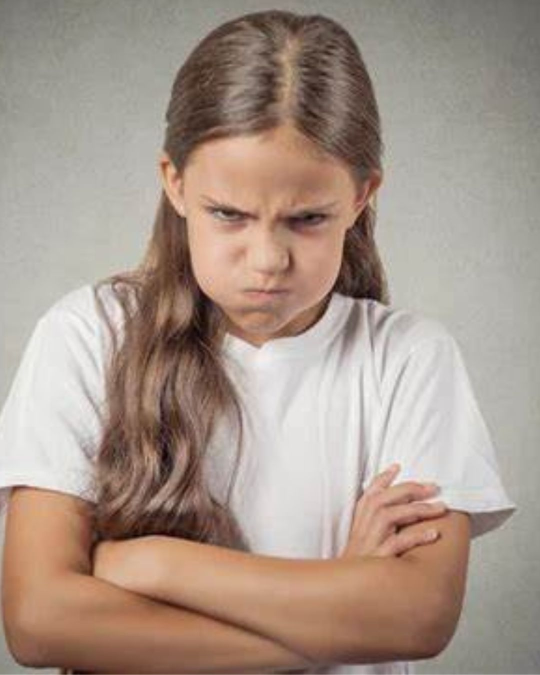
#> input picture Asistente-Emocional/Post de Instagram rectangular collage de fotos minimalista estilo polaroid (2).jpg, 1080 x 1350 px, given in place of the camera (shown at 1/2 size)
$ python guardar.py
#> lines starting #> are read from the running program, lines starting #| are printed output that depends on the picture; after the words box and inside, x2 and y2 are one past the last pixel; in counts of white or black regions, pixels touching at a corner belong together
import cv2
import os
import imutils

# Cambia aquí la emoción
emotionName = 'Tristeza'

dataPath = 'dataEmotion'
emotionsPath = os.path.join(dataPath, emotionName)

if not os.path.exists(emotionsPath):
    print('Carpeta creada: ', emotionsPath)
    os.makedirs(emotionsPath)

# Contar imágenes existentes para continuar numeración
existing_images = [f for f in os.listdir(emotionsPath) if f.endswith('.jpg')]
count = len(existing_images)

cap = cv2.VideoCapture(0, cv2.CAP_DSHOW)
faceClassif = cv2.CascadeClassifier(cv2.data.haarcascades + 'haarcascade_frontalface_default.xml')

while True:
    ret, frame = cap.read()
#> frame is the input picture: shape (1350, 1080, 3); mean B, G, R 137.9, 149.7, 167.3
    if not ret:
        break

    frame = imutils.resize(frame, width=640)
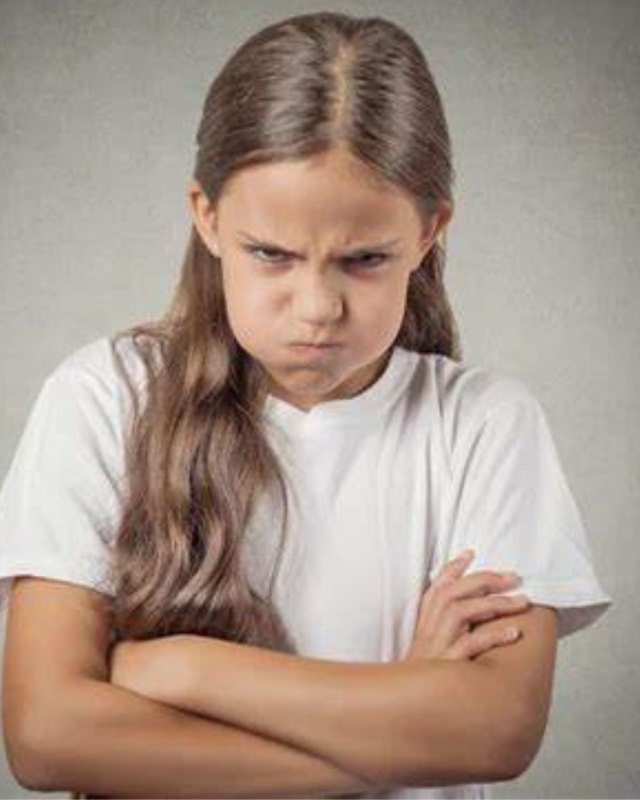
#> frame: shape (800, 640, 3); mean B, G, R 137.9, 149.7, 167.3
    gray = cv2.cvtColor(frame, cv2.COLOR_BGR2GRAY)
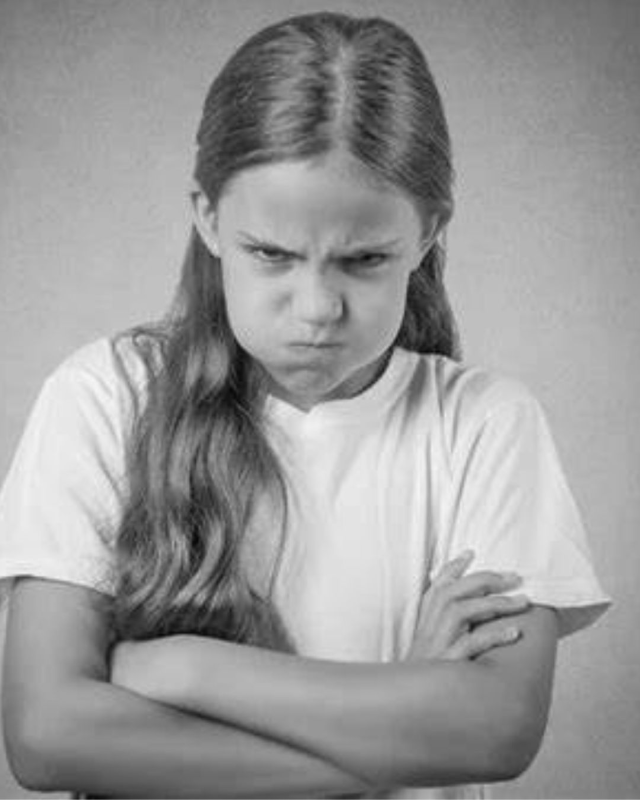
#> gray: shape (800, 640); min 8, max 246, mean 153.7
    auxFrame = frame.copy()

    faces = faceClassif.detectMultiScale(gray, 1.3, 5)
#> faces = [[201, 174, 230, 230]]

    for (x, y, w, h) in faces:
        cv2.rectangle(frame, (x, y), (x+w, y+h), (0, 255, 0), 2)
        rostro = auxFrame[y:y+h, x:x+w]
        rostro = cv2.resize(rostro, (150, 150), interpolation=cv2.INTER_CUBIC)
        cv2.imwrite(os.path.join(emotionsPath, f'rostro_{count}.jpg'), rostro)
        count += 1
#> this loop made 1 pass
#> (x, y, w, h, count) on pass 1: (201, 174, 230, 230, 1)
#> pass 1, `rostro = auxFrame[y:y+h, x:x+w]`:
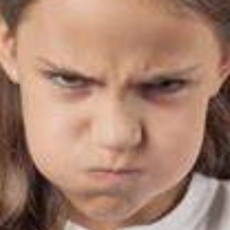
#> rostro: shape (230, 230, 3); mean B, G, R 111, 129.9, 168.1
#> after the loop:
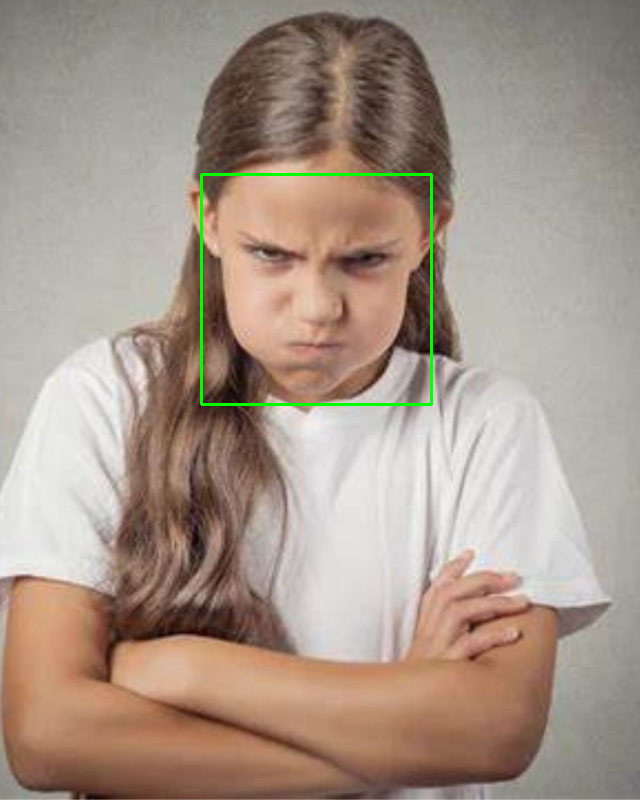
#> frame: shape (800, 640, 3); 0.54% of pixels changed, all inside (x1, y1, x2, y2) = (200, 173, 433, 406)
#> after the loop, count = 1

    cv2.imshow('frame', frame)

    k = cv2.waitKey(1)
#> (key Esc is pressed here)
    if k == 27 or count >= 100:  # Cambia 100 si quieres más imágenes
        break

cap.release()
cv2.destroyAllWindows()
